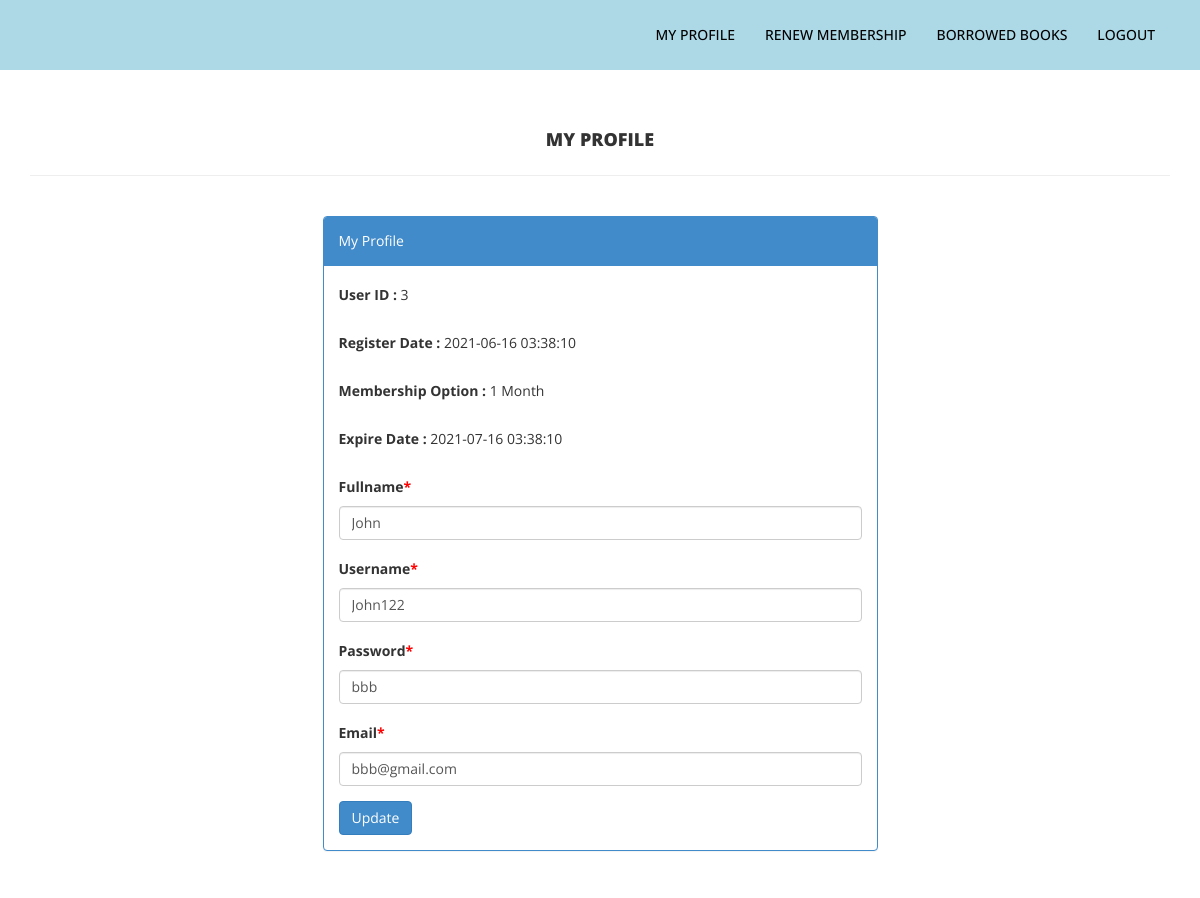
The page /user_profile.php (signed in) on the database its author committed.
### tables this page shows
CREATE TABLE `user` (
  `uID` int(3) NOT NULL,
  `uName` varchar(60) NOT NULL,
  `uUsername` varchar(30) NOT NULL,
  `uPassword` varchar(30) NOT NULL,
  `uEmail` varchar(60) NOT NULL,
  `uMembership` varchar(10) NOT NULL,
  `uCreatedDate` timestamp NOT NULL DEFAULT current_timestamp(),
  `uNewDate` timestamp NULL DEFAULT NULL
);

### user_profile.php (the view, shortened to what this page needs)
<?php
	include('connection.php');
?>
<!DOCTYPE html>
<html>
<head>
<link href="css/bootstrap.css" rel="stylesheet">
<link href="css/font-awesome.css" rel="stylesheet">
<link href="css/style.css" rel="stylesheet">
</head>
<body>
<?php include('navbar-u.php');?>
<div class="content-wrapper">
    <div class="container">
        <div class="row pad-botm">
            <div class="col-md-12">
                <h4 class="header-line text-center">My Profile</h4>
            </div>
        </div>
        <div class="row">
			<div class="col-md-6 col-sm-6 col-xs-12 col-md-offset-3""> <div class="panel panel-primary">
                <div class="panel-heading">My Profile</div>
					<div class="panel-body">
                        <form method="post">
							<?php
								$email=$_SESSION['email'];
								$sql2 = "SELECT `uID`, `uName`, `uUsername`, `uPassword`, `uEmail`, `uMembership`, `uCreatedDate`, `uNewDate` FROM `user` WHERE `uEmail`='$email';";
								$run2=mysqli_query($conn,$sql2);
								while($row=mysqli_fetch_array($run2))
								{
									$Id=$row[0];
									$Name=$row[1];
									$Username=$row[2];
									$Password=$row[3];
									$Email=$row[4];
									$Membership=$row[5];
									$Cdate=$row[6];
									$Ndate=$row[7];
							?>
							<div class="form-group">
								<label>User ID : </label>
								<?php echo htmlentities($Id);?>
							</div>
							<div class="form-group">
								<label>Register Date : </label>
								<?php echo htmlentities($Cdate);?>
							</div>
							<div class="form-group">
								<label>Membership Option : </label>
								<?php echo htmlentities($Membership);?>
							</div>
							<div class="form-group">
								<label>Expire Date : </label>
								<?php
									if(empty($Ndate))
									{
										if($Membership=="1 Month")
										{
											$time=strtotime($Cdate);
											$final=date("Y-m-d H:i:s", strtotime("+1 month", $time));
										}
										elseif($Membership=="6 Month")
										{
											$time=strtotime($Cdate);
											$final=date("Y-m-d H:i:s", strtotime("+6 month", $time));
										}
										else
										{
											$time=strtotime($Cdate);
											$final=date("Y-m-d H:i:s", strtotime("+1 year", $time));
										}
										echo htmlentities($final);
									}
								?>
							</div>
							<div class="form-group">
								<label>Fullname<span style="color:red;">*</span></label>
								<input class="form-control" type="text" name="name" autocomplete="off" value="<?=$Name?>" required>
							</div>
							<div class="form-group">
								<label> Username<span style="color:red;">*</span></label>
								<input class="form-control" type="text" name="username" autocomplete="off" value="<?= $Username ?>" required>
							</div>
							<div class="form-group">
								<label> Password<span style="color:red;">*</span></label>
								<input class="form-control" type="text" name="password" autocomplete="off" value="<?= $Password ?>" required>
							</div>
							<div class="form-group">
								<label>Email<span style="color:red;">*</span></label>
								<input class="form-control" type="email" name="email" autocomplete="off" value="<?= $Email ?>" required>
							</div>
							<button type="submit" name="update" class="btn btn-primary" id="submit">Update</button>
							<?php }?>
                        </form>
                    </div>
            </div>
        </div>
    </div>
</div>
</body>
</html>

### css/style.css (style rules this page uses)
.content-wrapper { margin-top: 40px; min-height:800px; padding-bottom:90px; }
.header-line { font-weight:900; padding-bottom:25px; border-bottom:1px solid #eeeeee; text-transform:uppercase; }
.pad-botm { padding-bottom:30px; }

### rows shown on the page
user: uID "3", uCreatedDate "2021-06-16 03:38:10", uMembership "1 Month", uCreatedDate "2021-07-16 03:38:10", name "John", username "John122", password "bbb", email "bbb@gmail.com"
